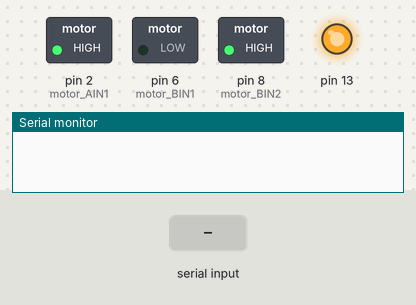
Simulated run of this sketch. Board: Arduino Uno, built with avr-gcc and run on an emulated ATmega328P. Parts: switched loads named in the sketch (green lamp = pin HIGH), output pins drawn as LEDs (lit = HIGH), the last lines printed to the serial monitor. The test bench sets the inputs (shaded band).

Above: at 1.2 s.
1.3 s: "v90\n" received over Serial
At 2.4 s:
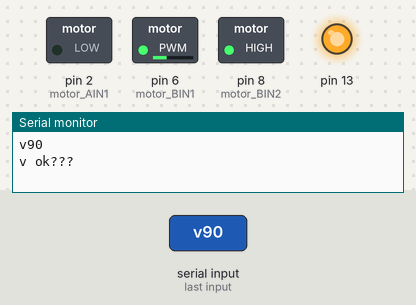
2.8 s: "v,45\n" received over Serial
At 3.6 s:
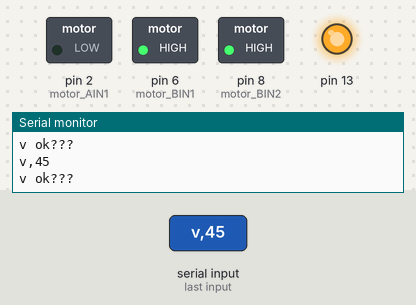
Timing chart, 0 to 5.8 s (numbered marks = the images above; inputs shaded):
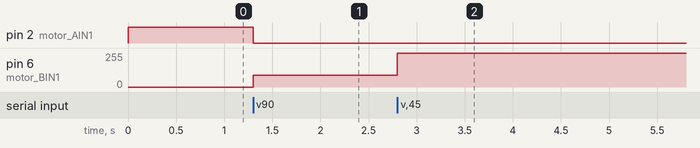

Measured:
- after the input at 1.3 s, pin 2 (motor_AIN1): HIGH → LOW at once; pin 6 (motor_BIN1): 0/255 → 87/255 at once
- after the input at 2.8 s, pin 6 (motor_BIN1): 87/255 → 255/255 at once

The sketch:

controlador-arduino.ino
```cpp
#include <avr/wdt.h>
#include "motores.h"

#define MAX_BUF 32

/*
 * !!!
 * Cambiar en motores.h los pines de AIN1, AIN2, BIN1, BIN2
 * !!!
 */

char buf[MAX_BUF];
int ind = 0;

void reset()
{
    cli();
    asm volatile ("mov r2, 0");
    wdt_enable(WDTO_15MS);
    for (;;);
}


void procesa_comando()
{
  switch(buf[0]) {
    case 'b':
      // reinicia / vuelve al hexloader
      Serial.println("b ok");
      delay(100);
      reset();
    case 'v': {
      // cambia velocidades de motores
      int vsum, vdif;
      sscanf(buf + 1, "%d %d", &vsum, &vdif);
      velocidades(vsum + vdif / 2, vsum - vdif / 2);
      Serial.print("v ok");
    }
    default:
      Serial.println("???");
  }
}


void setup() {
  Serial.begin(115200);
  pinMode(13, OUTPUT);
  digitalWrite(13, HIGH);
  velocidades(0, 0);
}


void loop() {
  if (Serial.available()) {
    char c = Serial.read();
    Serial.print(c);
    if (c == 13 || c == 10) {
      buf[ind] = '\0';
      if (ind > 0) {
        procesa_comando();
      }
      ind = 0;
    } else if (ind < MAX_BUF - 1) {
      buf[ind] = c;
      ind++;
    }
  }
}
```

motores.cpp
```cpp
#include <Arduino.h>

#include "motores.h"


void velocidades(long v_i, long v_d) {
    v_i = -v_i;
    v_d = -v_d;

    if (v_i > 255) {
      v_i = 255;
    }
    if (v_i < -255) {
      v_i = -255;
    }
    if (v_d > 255) {
      v_d = 255;
    }
    if (v_d < -255) {
      v_d = -255;
    }

    if (v_i > 0) {
      digitalWrite(motor_AIN1, HIGH);
      analogWrite(motor_AIN2, 255 - v_i);
    } else {
      analogWrite(motor_AIN1, 255 + v_i);
      digitalWrite(motor_AIN2, HIGH);
    }

    if (v_d > 0) {
      digitalWrite(motor_BIN2, HIGH);
      analogWrite(motor_BIN1, 255 - v_d);
    } else {
      analogWrite(motor_BIN2, 255 + v_d);
      digitalWrite(motor_BIN1, HIGH);
    }
}
```

motores.h
```cpp
#pragma once

//----- PINES MOTORES ------//
#define motor_AIN1   2
#define motor_AIN2   4
#define motor_BIN1   6
#define motor_BIN2   8


void velocidades(long v_i, long v_d);
```
